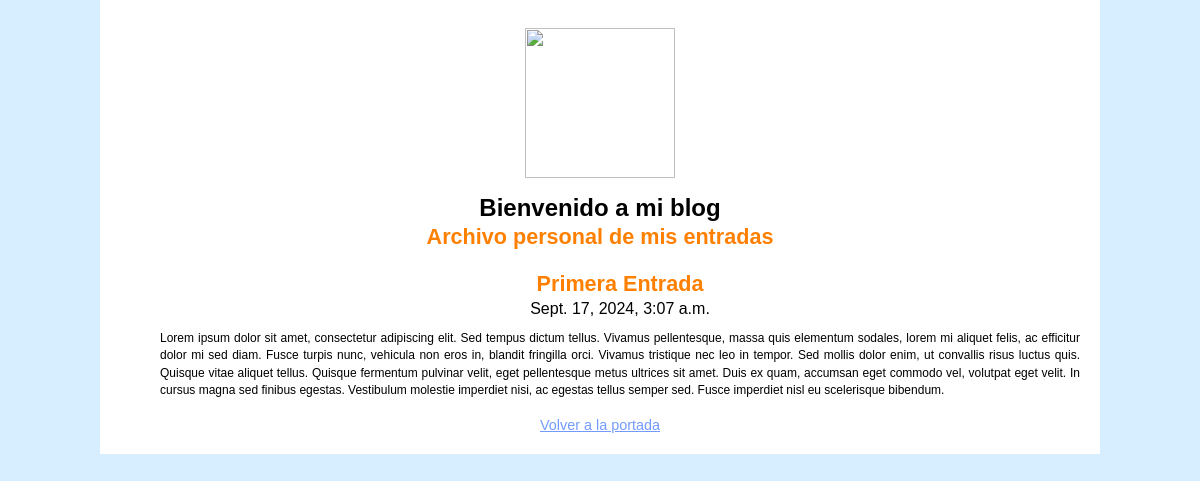
The page /blog/1 on the database its author committed.
### blog/models.py (models this page shows)
class Post(models.Model):
    tittle = models.CharField(max_length=200, verbose_name="Título")
    content =  models.TextField(verbose_name="Contenido")
    created = models.DateTimeField(auto_now=True, verbose_name="Creado")
    modified = models.DateTimeField(auto_now=True, verbose_name="Modificado")
    def __str__(self):
        return self.tittle
    class Meta:
        verbose_name  = "entrada"
        verbose_name_plural = "entradas"

### blog/views.py (the view)
# urls.py: path('blog/<id>',post,name="post")
def post(request, id):
    post = Post.objects.get(id = id)
    return render(request, "blog/post.html",{'post':post})

### blog/templates/blog/post.html (shortened to what this page needs)
{% extends "blog/base.html" %}
{% block content %}
    <ul>
        <h3><b>{{ post }}</b></h3>
        <span class="date">{{ post.created }}</span>
        <p>{{ post.content }}</p>
    </ul>
    <a href="{% url 'home' %}">Volver a la portada</a>
{% endblock %}

### static/blog/styles.css (style rules this page uses)
body { font-family: Arial, Helvetica, sans-serif; padding: 0; margin: 0; background: rgb(214, 238, 255); }
h3 { font-size: 135%; color: rgb(255, 128, 0); padding: 0.15rem 0; margin: 0; }
p { font-size: 75%; text-align: justify; line-height: 1.1rem; }
a { font-size: 90%; color: rgb(115, 155, 255); }

### rows shown on the page
Post: tittle "Primera Entrada", created "Sept. 17, 2024, 3:07 a.m.", content "Lorem ipsum dolor sit amet, consectetur adipiscing elit. Sed tempus dictum tellus. Vivamus pellentesque, massa quis elementum sodales, lorem mi aliquet felis, ac efficitur dolor mi sed diam. Fusce turpis nunc, vehicula non eros in, blandit fringilla orci. Vivamus tristique nec leo in tempor. Sed mollis dolor enim, ut convallis risus luctus quis. Quisque vitae aliquet tellus. Quisque fermentum pulvinar velit, eget pellentesque metus ultrices sit amet. Duis ex quam, accumsan eget commodo vel, volutpat eget velit. In cursus magna sed finibus egestas. Vestibulum molestie imperdiet nisi, ac egestas tellus semper sed. Fusce imperdiet nisl eu scelerisque bibendum."
